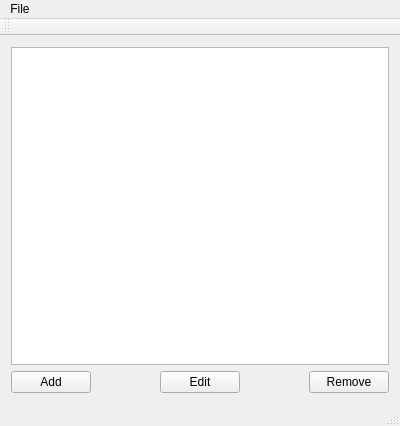
<?xml version="1.0" encoding="UTF-8"?>
<ui version="4.0">
 <class>MainWindow</class>
 <widget class="QMainWindow" name="MainWindow">
  <property name="geometry">
   <rect>
    <x>0</x>
    <y>0</y>
    <width>400</width>
    <height>426</height>
   </rect>
  </property>
  <property name="windowTitle">
   <string>MainWindow</string>
  </property>
  <widget class="QWidget" name="centralWidget">
   <layout class="QVBoxLayout" name="verticalLayout">
    <item>
     <widget class="QListView" name="listView"/>
    </item>
    <item>
     <layout class="QHBoxLayout" name="horizontalLayout_3">
      <item>
       <widget class="QPushButton" name="addButton">
        <property name="text">
         <string>Add</string>
        </property>
       </widget>
      </item>
      <item>
       <spacer name="horizontalSpacer">
        <property name="orientation">
         <enum>Qt::Horizontal</enum>
        </property>
        <property name="sizeHint" stdset="0">
         <size>
          <width>38</width>
          <height>20</height>
         </size>
        </property>
       </spacer>
      </item>
      <item>
       <widget class="QPushButton" name="editButton">
        <property name="text">
         <string>Edit</string>
        </property>
       </widget>
      </item>
      <item>
       <spacer name="horizontalSpacer_2">
        <property name="orientation">
         <enum>Qt::Horizontal</enum>
        </property>
        <property name="sizeHint" stdset="0">
         <size>
          <width>40</width>
          <height>20</height>
         </size>
        </property>
       </spacer>
      </item>
      <item>
       <widget class="QPushButton" name="removeButton">
        <property name="text">
         <string>Remove</string>
        </property>
       </widget>
      </item>
     </layout>
    </item>
   </layout>
  </widget>
  <widget class="QMenuBar" name="menuBar">
   <property name="geometry">
    <rect>
     <x>0</x>
     <y>0</y>
     <width>400</width>
     <height>21</height>
    </rect>
   </property>
   <widget class="QMenu" name="menuFile">
    <property name="title">
     <string>File</string>
    </property>
    <addaction name="actionSave"/>
   </widget>
   <addaction name="menuFile"/>
  </widget>
  <widget class="QToolBar" name="mainToolBar">
   <attribute name="toolBarArea">
    <enum>TopToolBarArea</enum>
   </attribute>
   <attribute name="toolBarBreak">
    <bool>false</bool>
   </attribute>
  </widget>
  <widget class="QStatusBar" name="statusBar"/>
  <action name="actionSave">
   <property name="checkable">
    <bool>true</bool>
   </property>
   <property name="icon">
    <iconset>
     <normaloff>Icons/actionSave.png</normaloff>
     <normalon>Icons/actionSave.png</normalon>Icons/actionSave.png</iconset>
   </property>
   <property name="text">
    <string>Save</string>
   </property>
  </action>
 </widget>
 <layoutdefault spacing="6" margin="11"/>
 <resources/>
 <connections/>
</ui>
